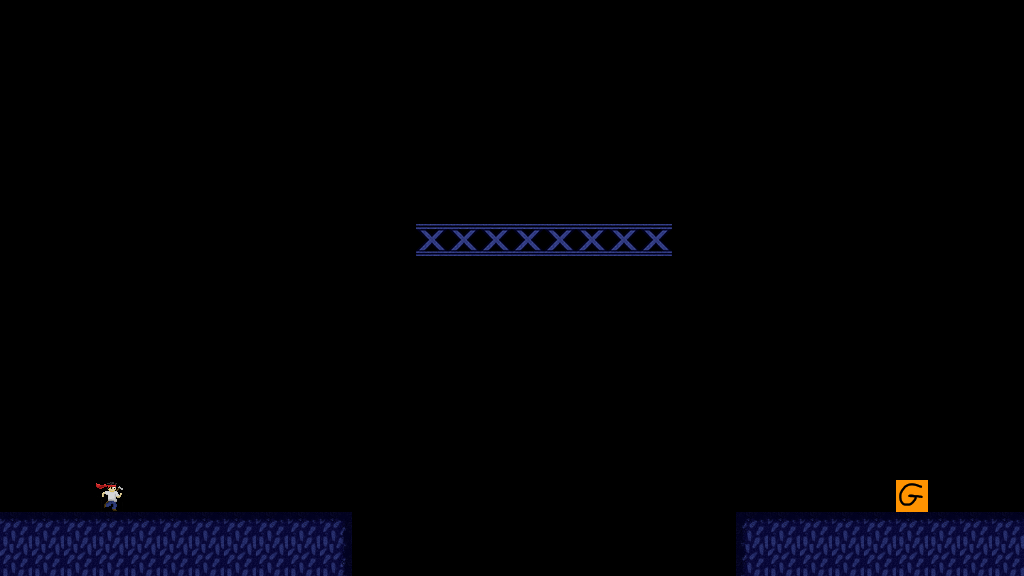

Below is a game level as drawn by its tile map, then a one-line description and the .tmx file that defines it, in full:
An orthogonal 32x18 tile map with 32x32 px tiles, 1 tile layer (platforms) and 3 objects (color3, color1).

<map version="1.8" tiledversion="1.8.4" orientation="orthogonal" renderorder="right-down" width="32" height="18" tilewidth="32" tileheight="32" infinite="0" nextlayerid="4" nextobjectid="8">
 <editorsettings>
  <export target="../core/assets/levels/tutorial5.json" format="json" />
 </editorsettings>
 <properties>
  <property name="colorMode" type="int" value="0" />
 </properties>
 <tileset firstgid="1" source="disco.tsx" />
 <layer id="1" name="platforms" width="32" height="18">
  <data encoding="csv">
0,0,0,0,0,0,0,0,0,0,0,0,0,0,0,0,0,0,0,0,0,0,0,0,0,0,0,0,0,0,0,0,
0,0,0,0,0,0,0,0,0,0,0,0,0,0,0,0,0,0,0,0,0,0,0,0,0,0,0,0,0,0,0,0,
0,0,0,0,0,0,0,0,0,0,0,0,0,0,0,0,0,0,0,0,0,0,0,0,0,0,0,0,0,0,0,0,
0,0,0,0,0,0,0,0,0,0,0,0,0,0,0,0,0,0,0,0,0,0,0,0,0,0,0,0,0,0,0,0,
0,0,0,0,0,0,0,0,0,0,0,0,0,0,0,0,0,0,0,0,0,0,0,0,0,0,0,0,0,0,0,0,
0,0,0,0,0,0,0,0,9,0,0,0,0,0,0,0,0,0,0,0,0,0,0,0,0,0,9,0,0,0,0,0,
0,0,0,0,0,0,0,0,0,0,0,0,0,0,0,0,0,0,0,0,0,0,0,0,0,0,0,0,0,0,0,0,
0,0,0,0,0,0,0,0,0,0,0,0,0,12,12,12,12,12,12,12,12,0,0,0,0,0,0,0,0,0,0,0,
0,0,0,0,0,0,0,0,0,0,0,0,0,0,0,0,0,0,0,0,0,0,0,0,0,0,0,0,0,0,0,0,
0,0,0,0,0,0,0,0,0,0,0,0,0,0,0,0,0,0,0,0,0,0,0,0,0,0,0,0,0,0,0,0,
0,0,0,0,0,0,0,0,0,0,0,0,0,0,0,0,0,0,0,0,0,0,0,0,0,0,0,0,0,0,0,0,
0,0,0,0,0,0,0,0,0,0,0,0,0,0,0,0,0,0,0,0,0,0,0,0,0,0,0,0,0,0,0,0,
0,0,0,0,0,0,0,0,0,0,0,0,0,0,0,0,0,0,0,0,0,0,0,0,0,0,0,0,0,0,0,0,
0,0,0,0,0,0,0,0,0,0,0,0,0,0,0,0,0,0,0,0,0,0,0,0,0,0,0,0,0,0,0,0,
0,0,0,0,0,0,0,0,0,0,0,0,0,0,0,0,0,0,0,0,0,0,0,0,0,0,0,0,0,0,0,0,
0,0,0,8,0,0,0,0,0,0,0,0,0,0,0,0,0,0,0,0,0,0,0,0,0,0,0,0,11,0,0,0,
28,28,28,28,28,28,28,28,28,28,34,0,0,0,0,0,0,0,0,0,0,0,0,35,28,28,28,28,28,28,28,28,
1,1,1,1,1,1,1,1,1,1,29,0,0,0,0,0,0,0,0,0,0,0,0,30,1,1,1,1,1,1,1,1
</data>
 </layer>
 <objectgroup id="2" name="colors">
  <object id="5" type="color3" x="2.37517" y="-109.258">
   <properties>
    <property name="color" type="int" value="3" />
   </properties>
   <polygon points="541.625,109.258 1021.62,109.258 1021.62,685.258 541.625,685.258" />
  </object>
  <object id="6" type="color1" x="-544" y="-128">
   <properties>
    <property name="color" type="int" value="3" />
   </properties>
   <polygon points="544,128 1088,128 1088,704 544,704" />
  </object>
 </objectgroup>
 <objectgroup id="3" name="tutorial">
  <object id="7" x="352" y="320">
   <properties>
    <property name="e" type="int" value="8" />
   </properties>
   <point />
  </object>
 </objectgroup>
</map>
